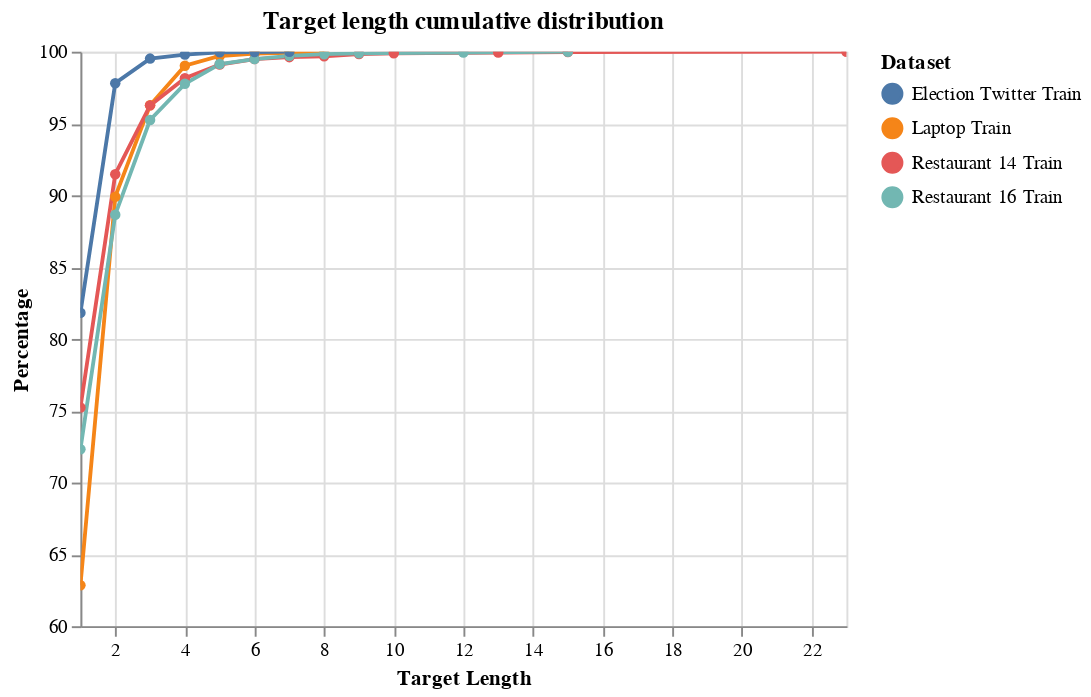

Here is the notebook cell this chart was saved with:
### Markdown cell above
We can see that at least 95% of the targets in the training dataset have a token length between 1 and 3 in all of the datasets. Below we show what the cummulative target distribution is for all of the target lengths (interactive chart so you can zoom in and move the chart around):

### Code cell
target_length_dist_chart(target_length_df, 
                         'Target length cumulative distribution').interactive()

### Figure 1 — Vega-Lite specification as saved in the notebook (floating-point values rounded to 4 significant figures)
{"config": {"view": {"continuousWidth": 400, "continuousHeight": 300}}, "data": {"name": "data-2d1c7b5a4d99d41d0ef0e3aa4c899466"}, "mark": {"type": "line", "point": true}, "encoding": {"color": {"type": "nominal", "field": "Dataset"}, "tooltip": [{"type": "quantitative", "field": "Percentage"}, {"type": "quantitative", "field": "Target Length"}, {"type": "nominal", "field": "Dataset"}], "x": {"type": "quantitative", "field": "Target Length", "scale": {"domain": [1, 23]}}, "y": {"type": "quantitative", "field": "Percentage", "scale": {"domain": [60, 100]}}}, "selection": {"selector004": {"type": "interval", "bind": "scales", "encodings": ["x", "y"]}}, "title": "Target length cumulative distribution", "$schema": "https://vega.github.io/schema/vega-lite/v4.0.0.json", "datasets": {"data-2d1c7b5a4d99d41d0ef0e3aa4c899466": [{"Target Length": 1, "Dataset": "Laptop Train", "Percentage": 62.85}, {"Target Length": 2, "Dataset": "Laptop Train", "Percentage": 89.91}, {"Target Length": 3, "Dataset": "Laptop Train", "Percentage": 96.27}, {"Target Length": 4, "Dataset": "Laptop Train", "Percentage": 99.02}, {"Target Length": 5, "Dataset": "Laptop Train", "Percentage": 99.7}, {"Target Length": 6, "Dataset": "Laptop Train", "Percentage": 99.87}, {"Target Length": 7, "Dataset": "Laptop Train", "Percentage": 99.92}, {"Target Length": 8, "Dataset": "Laptop Train", "Percentage": 100.0}, {"Target Length": 1, "Dataset": "Restaurant 14 Train", "Percentage": 75.22}, {"Target Length": 2, "Dataset": "Restaurant 14 Train", "Percentage": 91.47}, {"Target Length": 3, "Dataset": "Restaurant 14 Train", "Percentage": 96.26}, {"Target Length": 4, "Dataset": "Restaurant 14 Train", "Percentage": 98.16}, {"Target Length": 5, "Dataset": "Restaurant 14 Train", "Percentage": 99.11}, {"Target Length": 6, "Dataset": "Restaurant 14 Train", "Percentage": 99.49}, {"Target Length": 7, "Dataset": "Restaurant 14 Train", "Percentage": 99.62}, {"Target Length": 8, "Dataset": "Restaurant 14 Train", "Percentage": 99.68}, {"Target Length": 9, "Dataset": "Restaurant 14 Train", "Percentage": 99.84}, {"Target Length": 10, "Dataset": "Restaurant 14 Train", "Percentage": 99.89}, {"Target Length": 13, "Dataset": "Restaurant 14 Train", "Percentage": 99.95}, {"Target Length": 15, "Dataset": "Restaurant 14 Train", "Percentage": 99.97}, {"Target Length": 23, "Dataset": "Restaurant 14 Train", "Percentage": 100.0}, {"Target Length": 1, "Dataset": "Restaurant 16 Train", "Percentage": 72.32}, {"Target Length": 2, "Dataset": "Restaurant 16 Train", "Percentage": 88.65}, {"Target Length": 3, "Dataset": "Restaurant 16 Train", "Percentage": 95.24}, {"Target Length": 4, "Dataset": "Restaurant 16 Train", "Percentage": 97.77}, {"Target Length": 5, "Dataset": "Restaurant 16 Train", "Percentage": 99.14}, {"Target Length": 6, "Dataset": "Restaurant 16 Train", "Percentage": 99.48}, {"Target Length": 7, "Dataset": "Restaurant 16 Train", "Percentage": 99.71}, {"Target Length": 8, "Dataset": "Restaurant 16 Train", "Percentage": 99.83}, {"Target Length": 9, "Dataset": "Restaurant 16 Train", "Percentage": 99.89}, {"Target Length": 12, "Dataset": "Restaurant 16 Train", "Percentage": 99.94}, {"Target Length": 15, "Dataset": "Restaurant 16 Train", "Percentage": 100.0}, {"Target Length": 1, "Dataset": "Election Twitter Train", "Percentage": 81.82}, {"Target Length": 2, "Dataset": "Election Twitter Train", "Percentage": 97.81}, {"Target Length": 3, "Dataset": "Election Twitter Train", "Percentage": 99.52}, {"Target Length": 4, "Dataset": "Election Twitter Train", "Percentage": 99.8}, {"Target Length": 5, "Dataset": "Election Twitter Train", "Percentage": 99.96}, {"Target Length": 6, "Dataset": "Election Twitter Train", "Percentage": 99.98}, {"Target Length": 7, "Dataset": "Election Twitter Train", "Percentage": 100.0}]}}
